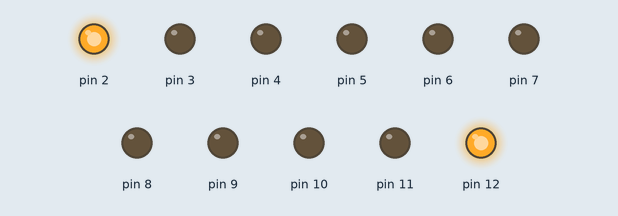
Simulated run of this sketch. Board: Arduino Uno, built with avr-gcc and run on an emulated ATmega328P. Parts: output pins drawn as LEDs (lit = HIGH).

Above: at 0.12 s.
At 0.87 s:
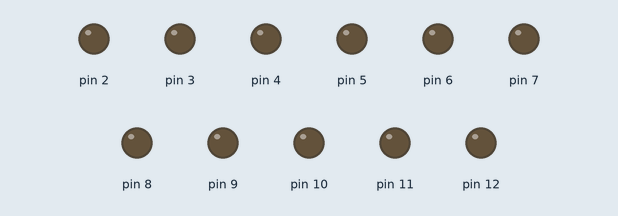
At 1.62 s:
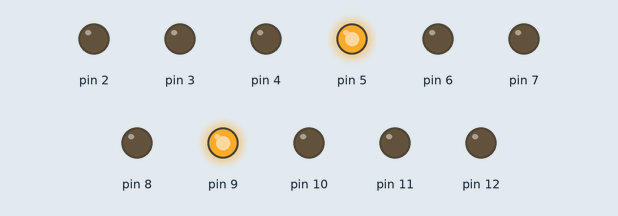
At 3.12 s:
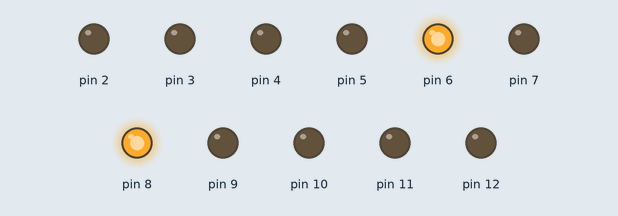
At 4.62 s:
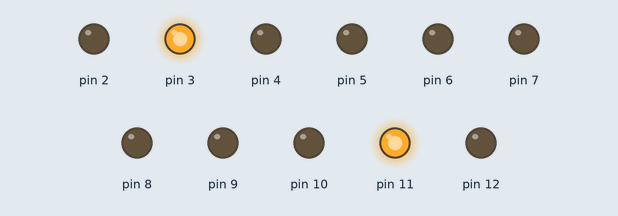
At 6.12 s:
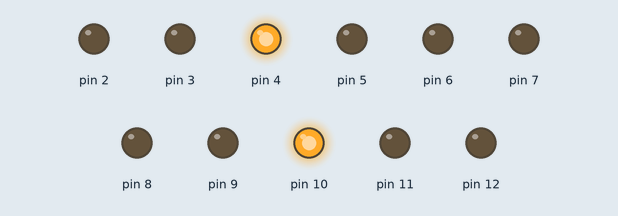
Timing chart, 0 to 6.5 s (numbered marks = the images above):
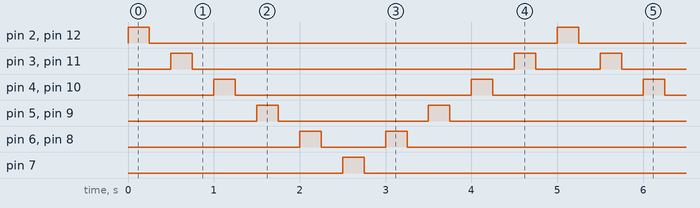

The sketch:

lab_exersice_1_2.ino
```cpp
int LED2 = 2;
int LED3 = 3;
int LED4 = 4;
int LED5 = 5;
int LED6 = 6;
int LED7 = 7;
int LED8 = 8;
int LED9 = 9;
int LED10 = 10;
int LED11 = 11;
int LED12 = 12;

void setup()
{
  pinMode(2, OUTPUT);
  pinMode(3, OUTPUT);
  pinMode(4, OUTPUT);
  pinMode(5, OUTPUT);
  pinMode(6, OUTPUT);
  pinMode(7, OUTPUT);
  pinMode(8, OUTPUT);
  pinMode(9, OUTPUT);
  pinMode(10, OUTPUT);
  pinMode(11, OUTPUT);
  pinMode(12, OUTPUT);
}

void loop()
{
  digitalWrite(12, HIGH);
  digitalWrite(2, HIGH);
  delay(250);
  digitalWrite(12, LOW);
  digitalWrite(2, LOW);
  delay(250);
  digitalWrite(11, HIGH);
  digitalWrite(3, HIGH);
  delay(250);
  digitalWrite(11, LOW);
  digitalWrite(3, LOW);
  delay(250);
  digitalWrite(10, HIGH);
  digitalWrite(4, HIGH);
  delay(250);
  digitalWrite(10, LOW);
  digitalWrite(4, LOW);
  delay(250);
  digitalWrite(9, HIGH);
  digitalWrite(5, HIGH);
  delay(250);
  digitalWrite(9, LOW);
  digitalWrite(5, LOW);
  delay(250);
  digitalWrite(8, HIGH);
  digitalWrite(6, HIGH);
  delay(250);
  digitalWrite(8, LOW);
  digitalWrite(6, LOW);
  delay(250);
  digitalWrite(7, HIGH);
  delay(250);
  digitalWrite(7, LOW);
  delay(250);
  digitalWrite(6, HIGH);
  digitalWrite(8, HIGH);
  delay(250);
  digitalWrite(6, LOW);
  digitalWrite(8, LOW);
  delay(250);
  digitalWrite(5, HIGH);
  digitalWrite(9, HIGH);
  delay(250);
  digitalWrite(5, LOW);
  digitalWrite(9, LOW);
  delay(250);
  digitalWrite(4, HIGH);
  digitalWrite(10, HIGH);
  delay(250);
  digitalWrite(4, LOW);
  digitalWrite(10, LOW);
  delay(250);
  digitalWrite(3, HIGH);
  digitalWrite(11, HIGH);
  delay(250);
  digitalWrite(3, LOW);
  digitalWrite(11, LOW);
  delay(250);
}
```

Measured:
- by itself, pin 2, pin 7, pin 12: alternates HIGH for 0.25 s and LOW for 4.8 s
- by itself, pin 3, pin 11: repeats every 5.0 s: LOW 3.8 s, HIGH 0.25 s, LOW 0.75 s, HIGH 0.25 s
- by itself, pin 4, pin 10: repeats every 5.0 s: LOW 2.8 s, HIGH 0.25 s, LOW 1.8 s, HIGH 0.25 s
- by itself, pin 5, pin 9: repeats every 5.0 s: LOW 1.8 s, HIGH 0.25 s, LOW 2.8 s, HIGH 0.25 s
- by itself, pin 6, pin 8: repeats every 5.0 s: LOW 0.75 s, HIGH 0.25 s, LOW 3.8 s, HIGH 0.25 s
